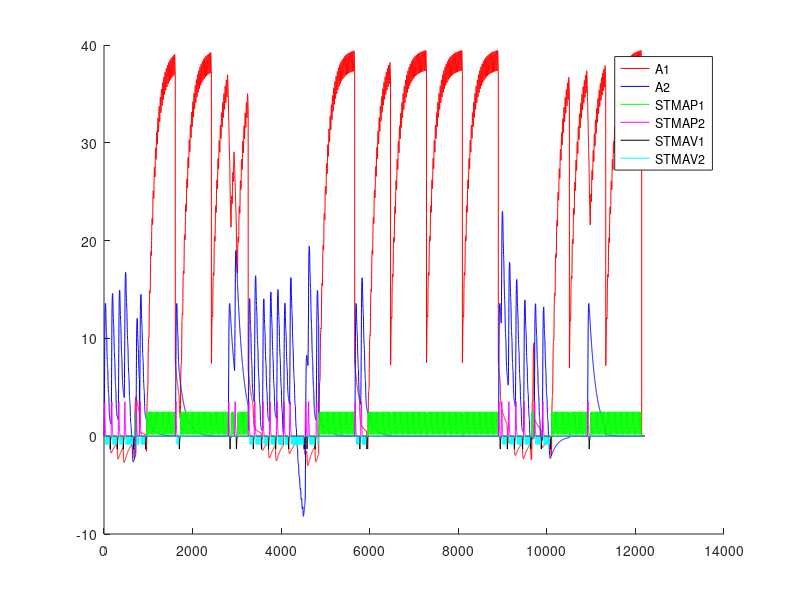

MATLAB code for this plot: (Note: this script raises an error after producing the figure.)
%% SHORT TERM MEMORY RESPONSE - REWARD
%% Changer les 10 premiers termes faire un duracion(i)
%% Castigos  

close all
clc
clear

%% D'abord avec la matrice 0 1 4 6  
%% 1 - Faire varier limrand - 1000 simulations, % de souris qui atteignent le maximum selon un random pour des couples alpha beta gamma delta constants
%%% ou alors au bout de combien de trials on sort de la zone de turbulence
%%%

%% 2 - On fait varier beta - On choisit un limrand qui marche un median un
%% qui marche pas a quelle vitesse s'eteint la stm, memoire courte - si on a plus de memoire, elle se d�cide plus vite

function rf = feel(pellets)
  rf=0;
  if (nargin~=0)
    rf=(12.8*(1-exp(-.25.* pellets.^(2))))+(12.8*(1-exp(-.5.* pellets)));
  else
    error ("Faltan parametros");
  endif
endfunction

%% INICIALIZATION
%%%%%% CONSTANTES DE DECAE / SUBE
alphaAP = 0.5 ;
betaAP  = 0.125 ;
alphaAV = 0.25 ;
betaAV  = 0.125 ;
gamma = 0.0067; %0.00134; %0.0067;  %2/1 sesiones
deltaAP = 0.25 ;
deltaAV = 0.125 ;
deltaAV2 = 0.25 ;

tau = 0.8 ;
R1 = floor(feel(1)); %tiempo de refuezo para R
R2 = floor(feel(2)); %tiempo de refuezo para T

l1 = 20+R1; %20 = duraci�n entre trials
l2 = 48+R2; %48 = 20 entre trials + 8 de castigo + 20 entre trials

suma = 0; %suma es un valor necesaria para calcular max1 y min1
for i = 1:R1
  suma = suma+alphaAP*(1-betaAP)^(i-1); %% maximo por iteraciones
end

max1 = 0; %maximum de stm1
min1 = 0; %minimum de stm1
for i = 1:10
  max1 = suma + min1*(1-betaAP)^R1;
  min1 = max1*(1-betaAP)^20;
end

max2 = 0; %maximum de stm2
for i = 1:8
  max2 = max2+alphaAP*(1-betaAP)^(i-1);
end

S1 = (((max1-min1)*(0.72*l1))/2)+min1*l1; %calcul de la surfacia del triangulo m�s la de el rectangulo
                                          %0.75*l1 = 75% de l1 (base)    
S2 = (max2*(0.46*l2))/2; %calcul de la superficia del triangulo

stmAP_1_medio = S1/l1;
stmAP_2_medio = S2/l2;

A1max = (deltaAP/gamma)*stmAP_1_medio;
A2max = (deltaAP/gamma)*stmAP_2_medio;

%%%%%% CONSTANTES DE SESIONES
Ntrial  =  30 ;
Nses    =  15 ;
Ntest   =  5 ;
saving  =  0.2 ;

%%%%%% INICIALIZACION
palanca = zeros(2,1);
Rf_1=zeros(10,1);
Rf_2=zeros(10,1);
A1=zeros(1,Ntest);
A2=zeros(1,Ntest);
stmAP_1=zeros(1,Ntest);
stmAP_2=zeros(1,Ntest);
stmAV_1=zeros(1,Ntest);
stmAV_2=zeros(1,Ntest);
sesion = zeros(Nses,1);
nb_coop = zeros(Nses,Ntest);


%% INICIO DE LAS ITERATIONS
for l = 1:Ntest
  Num=0;
  for k = 1:Nses
    i=2;
    duracion = [1,1,20*ones(1,Ntrial+2)];
    d = 1;
    contador = 2;
    palanca(1)=1;
    
    if k>1
      A1(Num+1,l)=saving*A1(Num,l);
      A2(Num+1,l)=saving*A2(Num,l);
      stmAP_1(Num+1,l)=0*stmAP_1(Num,l);
      stmAP_2(Num+1,l)=0*stmAP_2(Num,l);
      stmAV_1(Num+1,l)=0*stmAV_1(Num,l);
      stmAV_2(Num+1,l)=0*stmAV_2(Num,l);
    end       
    
    for j=2:1000
      if contador == duracion(i) + d
        contador = 1 ;
        
        i = i+1 ;
        J = j ;
        
        P1(i,k)=0.5*(1-exp(-(5*A1((j-1)+Num,l))/A1max))+0.5; %probabilidad en exponential
        P2(i,k)=0.5*(1-exp(-(5*A2((j-1)+Num,l))/A2max))+0.5;

%        P1(i,k)=0.5*((A1((j-1)+Num,l)/A1max)+1); %probabilidad en linear
%        P2(i,k)=0.5*((A2((j-1)+Num,l)/A2max)+1);
        
        a = rand ;
        
        %%% ELECCION DE LA PALANCA %%%
        if abs(A1((j-1)+Num,l)-A2((j-1)+Num,l))<1
          palanca(i-1)=randi(2);
        else
          if A1((j-1)+Num,l)>A2((j-1)+Num,l)
            if a>=P1(i,k)
              palanca(i-1)=2;
            else
              palanca(i-1)=1;
            end
          else
            if a>=P2(i,k)
              palanca(i-1)=1;
            else
              palanca(i-1)=2;
            end
          end
        end

        %%% REFUERZO %%%
           %  Experimental     Oponente
        if (palanca(i-1)==1)&&(palanca(i-2)==1) %% R + 1p
          Rf_1(i)=floor(feel(1));
          Rf_2(i)=0;
          d=Rf_1(i);
          xAP_1=[ones(1,Rf_1(i)),zeros(1,duracion(i))];
          xAP_2=[zeros(1,Rf_1(i)),zeros(1,duracion(i))];
          xAV_1=[zeros(1,Rf_1(i)),zeros(1,duracion(i))];
          xAV_2=[zeros(1,Rf_1(i)),zeros(1,duracion(i))];
        elseif (palanca(i-1)==1)&&(palanca(i-2)==2) %% S + 8s
          d=8;
          xAP_1=[zeros(1,d),zeros(1,duracion(i))];
          xAP_2=[zeros(1,d),zeros(1,duracion(i))];
          xAV_1=[ones(1,d),zeros(1,duracion(i))];
          xAV_2=[zeros(1,d),zeros(1,duracion(i))];
        elseif (palanca(i-1)==2)&&(palanca(i-2)==2) %% P + 4s
          d=4;
          xAP_1=[zeros(1,d),zeros(1,duracion(i))];
          xAP_2=[zeros(1,d),zeros(1,duracion(i))];
          xAV_1=[zeros(1,d),zeros(1,duracion(i))];
          xAV_2=[ones(1,d),zeros(1,duracion(i))];
        elseif (palanca(i-1)==2)&&(palanca(i-2)==1) %% T + 2p
          Rf_1(i)=0;
          Rf_2(i)=floor(feel(2));
          d=Rf_2(i);
          xAP_1=[zeros(1,Rf_2(i)),zeros(1,duracion(i))];
          xAP_2=[ones(1,Rf_2(i)),zeros(1,duracion(i))];
          xAV_1=[zeros(1,Rf_2(i)),zeros(1,duracion(i))];
          xAV_2=[zeros(1,Rf_2(i)),zeros(1,duracion(i))];
        end
        
      else
        contador=contador+1;
      end
      
      stmAP_1(j+Num,l)=(1-betaAP)*stmAP_1((j-1)+Num,l)+alphaAP*xAP_1(contador);
      stmAP_2(j+Num,l)=(1-betaAP)*stmAP_2((j-1)+Num,l)+alphaAP*xAP_2(contador);
      
      stmAV_1(j+Num,l)=(1-betaAV)*stmAV_1((j-1)+Num,l)+alphaAV*xAV_1(contador);
      stmAV_2(j+Num,l)=(1-betaAV)*stmAV_2((j-1)+Num,l)+alphaAV*xAV_2(contador);
      
      A1(j+Num,l)=(1-gamma)*A1((j-1)+Num,l)+deltaAP*stmAP_1(j+Num,l)-deltaAV*stmAV_1(j+Num,l);
      A2(j+Num,l)=(1-gamma)*A2((j-1)+Num,l)+deltaAP*stmAP_2(j+Num,l)-deltaAV2*stmAV_2(j+Num,l);
      
      if i==Ntrial+2
        if j==J+d+19
          break
        end
      end
      
    end
    
    %%% CONTADOR DE A QUE J SE CAMBIA LA SESION
    sesion(k,l)=j+Num;

    %%% DEFINICION DE NUM
%    compteur = 0 ;
%    for i=1:length(A1(:,l))
%      if A1(i,l)~=0
%        compteur = compteur +1;
%      end
%    end
%    Num=compteur;
    Num = j+Num;
    Sizemat = length(A1);
    
    for j = 1:Ntrial
      if palanca(j)==1
        nb_coop(k,l)= nb_coop(k,l)+1;
      end
    end
  end
end


%%% PRUEBAS 
%%% ENCONTRA LA LONGITUD REAL DEL EXPERIMENTACION
nonnul = zeros(Ntest,1);
for k=1:Ntest
  for i=1:length(A1)
    if A1(i,k) ~= 0
      nonnul(k)=nonnul(k)+1;
    end
  end
end

%%% PRUEBA I _ PESO DE LA EXPERIMENTACION EN LA MEMORIA
porcent = 0;
for i = 1:Ntest
  if sum(A1(:,i)) > 10 * sum(A2(:,i))
    porcent = porcent +1;
  end
end

%%% PRUEBA II _ SI LA EXCITATION ALCANZA A SU MAXIMUM
maxima = zeros(Ntest,1);
for k = 1:Ntest
  if floor(max(A1(:,k))) == floor(max(max(A1))) 
    maxima(k) = maxima(k) +1;
  end
end

%%% PRUEBA III _ EN QUE SESION LA PALANCA GANA DE VERDAD
%ird = zeros(Ntest,1);
%for k = 1:Ntest
%  i=1;
%  while 1
%    if A1(nonnul(k)-i,k) < limrand
%      ird(k) = nonnul(k)-i+1;
%      break;
%    else
%      i=i+1;
%    end
%  end
%end

%%% PRUEBA IV _ CONVIERTE J EN NUMERO DE SESION
%for k = 1:Ntest
%  i=1;
%  while 1
%    if ird(k) <= sum(sesion(1:i)+50)
%      ird(k)=i;
%      break;
%    else
%      i=i+1;
%    end
%  end
%end

%%% PRUEBA V _ PORCENTAJE DE COOPERACION POR SESION / EXPERIMENTO


porcentaje_coop_sesion=zeros(Nses,Ntest);
porcentaje_coop_experimento=zeros(Ntest,1);
for k = 1:Ntest
  porcentaje_coop_experimento(k)=sum(nb_coop(:,k))/(Ntrial*Nses)*100;
end


%%% DEMOSTRACION 


%promedio_sesion=sum(ird)/Ntest
porcent_10xsuperior_al_otra=porcent/Ntest * 100;
cuanto_alcanzan_al_maxima=sum(maxima)/Ntest * 100;
porcentaje_coop_experimento;
porcentaje_coop_sesion=floor(nb_coop/Ntrial*100);


for i=1:5
  figure
  hold on
  plot(1:Sizemat,A1(:,i),'r',1:Sizemat,A2(:,i),'b',1:Sizemat,stmAP_1(:,i),'g',1:Sizemat,stmAP_2(:,i),'m',1:Sizemat,-stmAV_1(:,i),'k',1:Sizemat,-stmAV_2(:,i),'c')
  legend("A1","A2","STMAP1","STMAP2","STMAV1","STMAV2");
  for j=1:Nses
    plot(sesion(j,i)*ones(1,max(max(A1(:,i)),max(A2(:,i)))),(1:max(max(A1(:,i)),max(A2(:,i)))),'--k');
  end
end

color = 'rgbmkmrgbk';
figure
hold on
for i=1:Ntest
  plot(1:Nses,porcentaje_coop_sesion(:,i),'Color',color(i));
  title('Porcentaje de Cooperacion');
  xlabel('Numero de sesion');
  ylabel('Porcentaje');
end
hold off

%%% probl�me de temps, pas le temps de d�croitre du coup red�marre plus
%%% haut CQFD
%%%% CASTIGO DE TIEMPO 
%%%% CUANTO VECES ELIGE COOPERATION
%%% Pour chaque session r�cup�rer le nombre de coop�ration et tracer la
%%% courbe correspondante 

